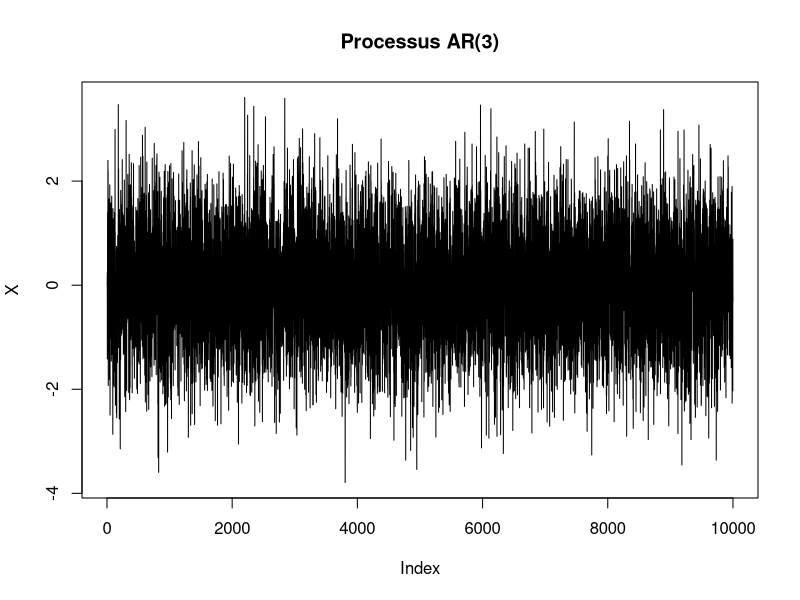
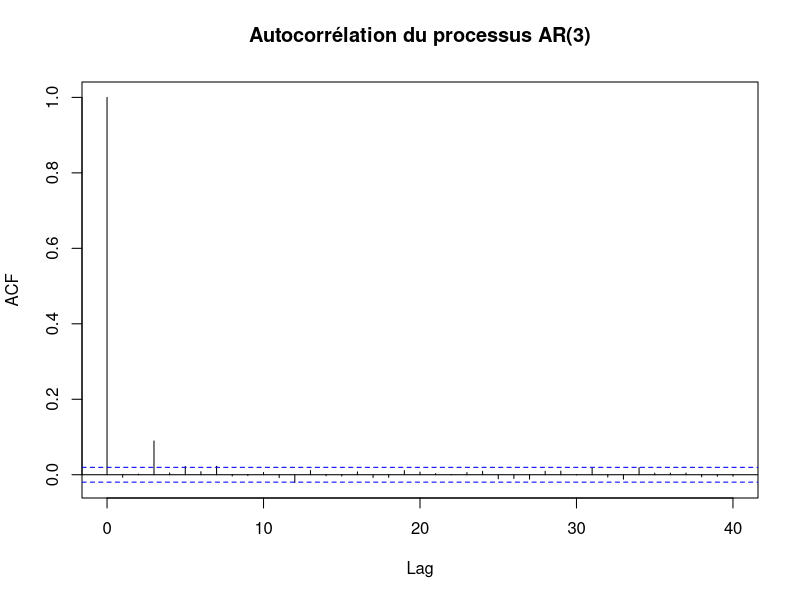

These figures' R source, in order:
# Exercice : AR(3) avec un seul coefficient non nul

# Définir le paramètre alpha et la taille de la série
alpha <- 0.1 # Assurez-vous que |alpha| < 1
n <- 10000 # Nombre de points dans la série temporelle

# Initialiser la série avec des zéros
X <- rep(0, n)

# Générer le bruit blanc avec une variance de 1
epsilon <- rnorm(n, mean = 0, sd = 1)

# Générer le processus AR(3)
for (i in 4:n) {
  X[i] <- alpha * X[i-3] + epsilon[i]
}

# Tracer la série temporelle
plot(X, type = "l", main = "Processus AR(3)")

# Tracer la fonction d'autocorrélation
acf(X, main = "Autocorrélation du processus AR(3)")
